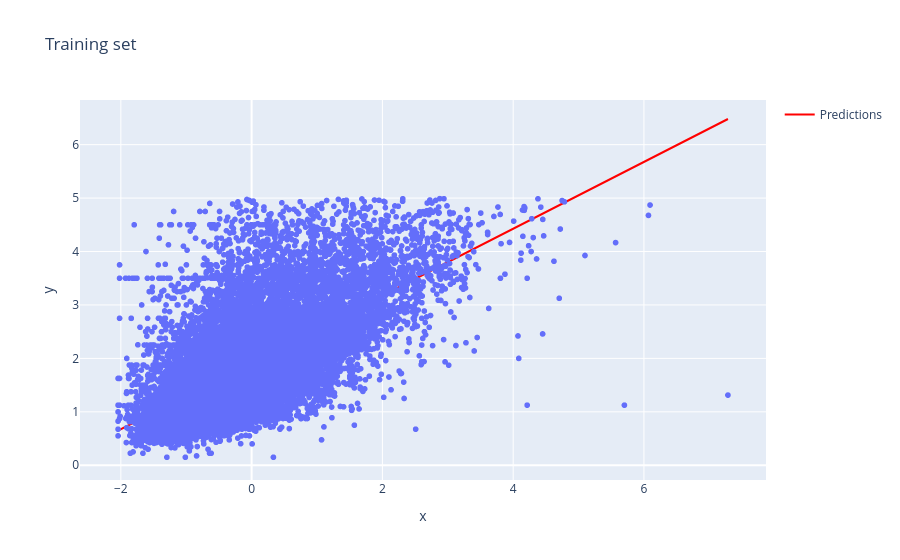

The notebook cell this image was saved under:
### Code cell
# Visualize the model

# Visualize predictions on training set
###  1. Scatter plot of the real values: x = X_train, y = Y_train  ###
###  2. Add the regression line on top, with Y_train_pred as y     ###
###  3. Display the figure                                        ###
#import matplotlib.pyplot as plt

fig = px.scatter( x=X_train.flatten(), y=Y_train, title= "Training set",)

fig.add_scatter(x=X_train.flatten(), y=Y_train_pred, mode='lines', name='Predictions', line=dict(color='red'))

fig.show()

### Figure 1 — Plotly figure (JSON) as saved in the notebook; plotly's stock layout.template omitted (floating-point values rounded to 4 significant figures; data arrays with more than 128 entries replaced by an {"elided": "..."} marker saying what was removed)
{"data": [{"hovertemplate": "x=%{x}<br>y=%{y}<extra></extra>", "legendgroup": "", "marker": {"color": "#636efa", "symbol": "circle"}, "mode": "markers", "name": "", "showlegend": false, "type": "scattergl", "x": {"elided": "15518 float values"}, "xaxis": "x", "y": {"elided": "15518 float values"}, "yaxis": "y"}, {"line": {"color": "red"}, "mode": "lines", "name": "Predictions", "type": "scatter", "x": {"elided": "15518 float values"}, "y": {"elided": "15518 float values"}}], "layout": {"legend": {"tracegroupgap": 0}, "title": {"text": "Training set"}, "xaxis": {"anchor": "y", "domain": [0, 1], "title": {"text": "x"}}, "yaxis": {"anchor": "x", "domain": [0, 1], "title": {"text": "y"}}}}
